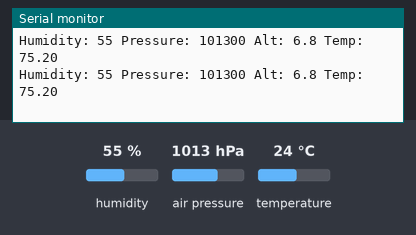
The sketch below on a simulated Arduino Uno, built with avr-gcc and run on an emulated ATmega328P. Parts: the last lines printed to the serial monitor. The test bench sets the inputs (shaded band); at power-on: humidity 55 %, air pressure 1013 hPa, temperature 24 °C.

Above: at 1.2 s.
1.3 s: humidity set to 22 %
At 1.35 s:
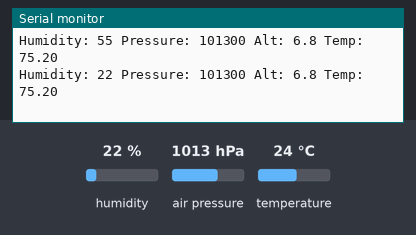
2.8 s: air pressure set to 952 hPa
At 2.8 s:
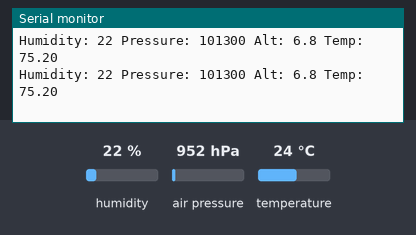
4.3 s: temperature set to 12 °C
At 4.32 s:
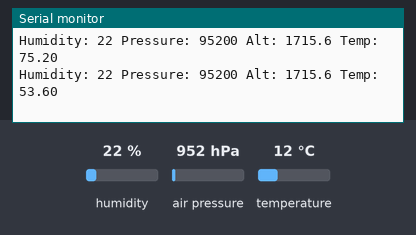

The sketch:

BME280.ino
```cpp
// (licence header left out)
#include <Wire.h>

#include "SparkFunBME280.h"
BME280 mySensor;

void setup()
{
  Serial.begin(115200);
  Serial.println("Reading basic values from BME280");

  Wire.begin();

  if (mySensor.beginI2C() == false) //Begin communication over I2C
  {
    Serial.println("The sensor did not respond. Please check wiring.");
    while(1); //Freeze
  }
}

void loop()
{
  Serial.print("Humidity: ");
  Serial.print(mySensor.readFloatHumidity(), 0);

  Serial.print(" Pressure: ");
  Serial.print(mySensor.readFloatPressure(), 0);

  Serial.print(" Alt: ");
  //Serial.print(mySensor.readFloatAltitudeMeters(), 1);
  Serial.print(mySensor.readFloatAltitudeFeet() > 0 ? mySensor.readFloatAltitudeFeet() : 0, 1);

  Serial.print(" Temp: ");
  //Serial.print(mySensor.readTempC(), 2);
  Serial.print(mySensor.readTempF(), 2);

  Serial.println();

  delay(50);
}
```

Measured:
- after the input at 1.3 s, the serial monitor: prints a new line at once (image 1)
- after the input at 4.3 s, the serial monitor: prints a new line at once (image 3)
